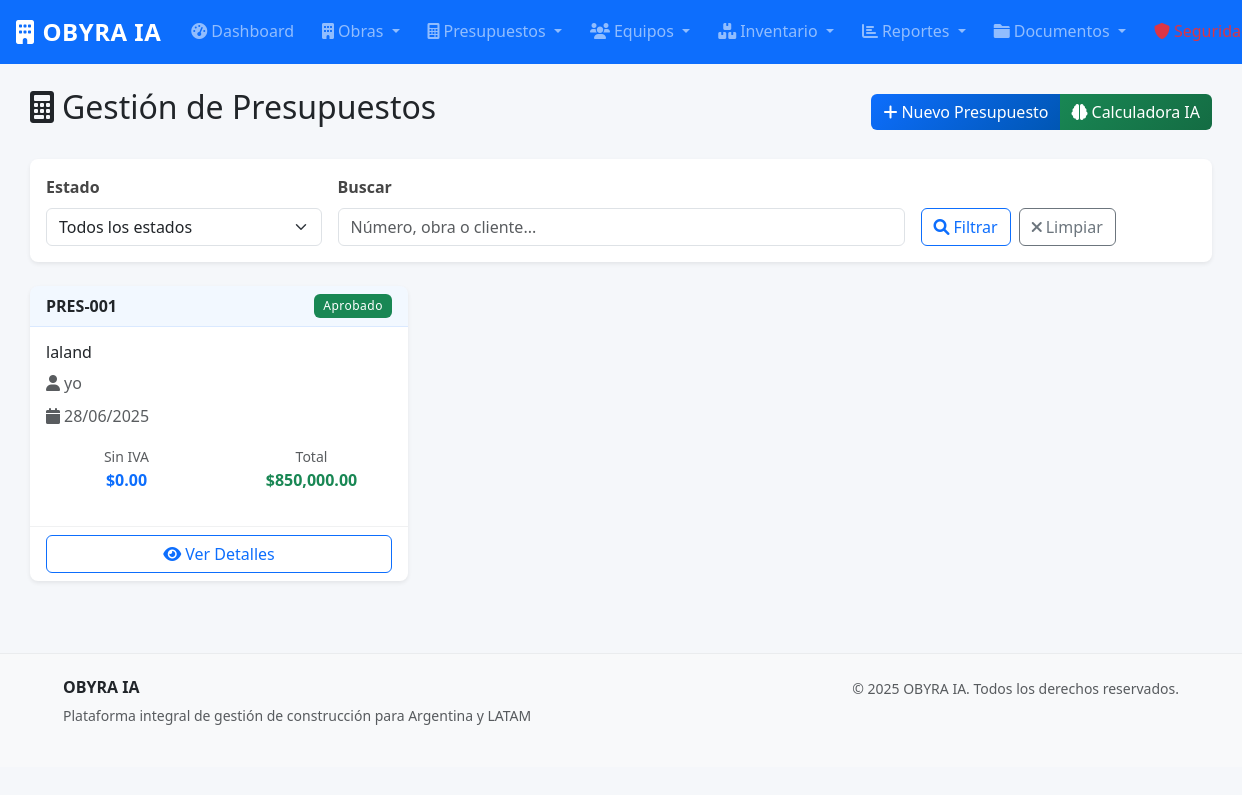
Before: /presupuestos/ (signed in) with the older database file.
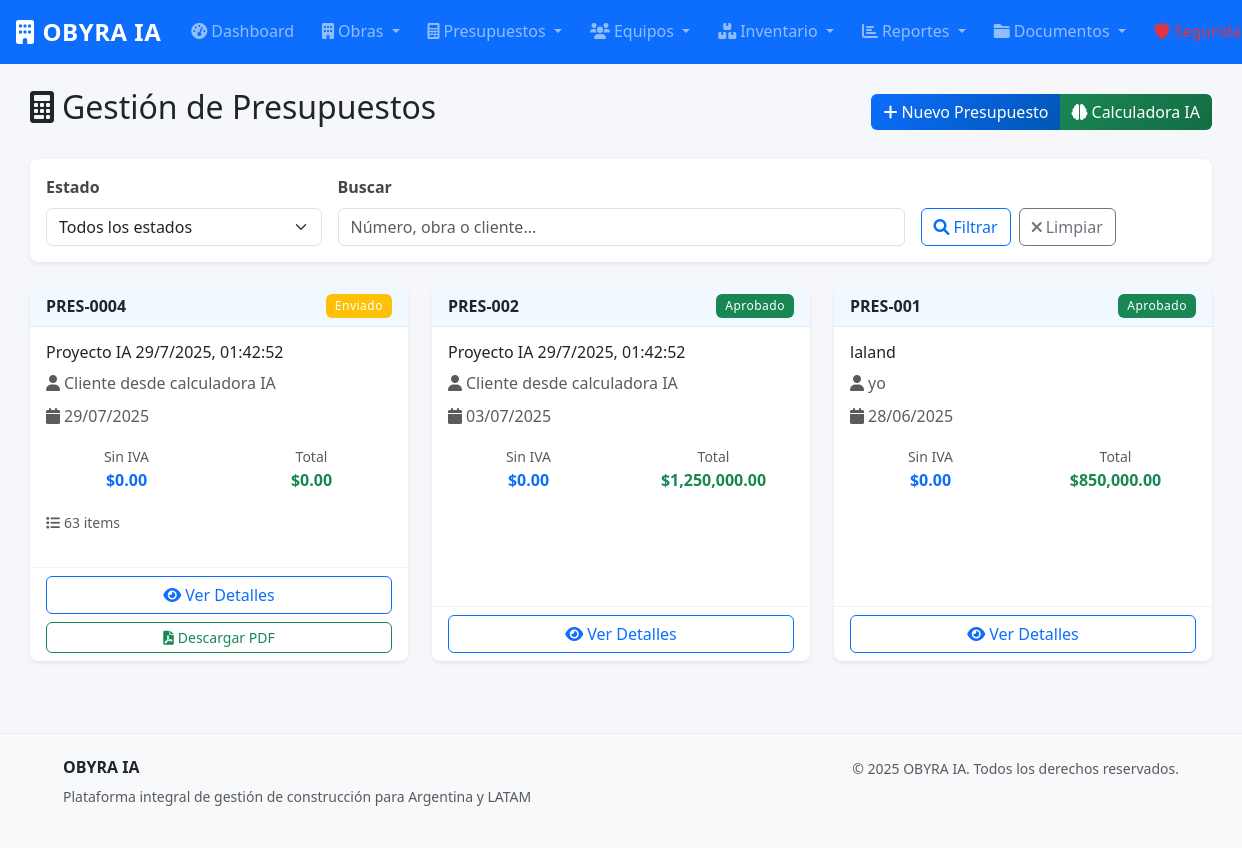
After: the same page with the newer database file.
### models.py (models this page shows, shortened)
class Presupuesto(db.Model):
    __tablename__ = 'presupuestos'
    id = db.Column(db.Integer, primary_key=True)
    obra_id = db.Column(db.Integer, db.ForeignKey('obras.id'), nullable=False)
    organizacion_id = db.Column(db.Integer, db.ForeignKey('organizaciones.id'), nullable=False)
    numero = db.Column(db.String(50), unique=True, nullable=False)
    fecha = db.Column(db.Date, default=date.today)
    estado = db.Column(db.String(20), default='borrador')  # borrador, enviado, aprobado, rechazado
    subtotal_materiales = db.Column(db.Numeric(15, 2), default=0)
    subtotal_mano_obra = db.Column(db.Numeric(15, 2), default=0)
    subtotal_equipos = db.Column(db.Numeric(15, 2), default=0)
    total_sin_iva = db.Column(db.Numeric(15, 2), default=0)
    iva_porcentaje = db.Column(db.Numeric(5, 2), default=21)
    total_con_iva = db.Column(db.Numeric(15, 2), default=0)
    observaciones = db.Column(db.Text)
    fecha_creacion = db.Column(db.DateTime, default=datetime.utcnow)
    obra = db.relationship('Obra', back_populates='presupuestos')
    organizacion = db.relationship('Organizacion', overlaps="presupuestos")
    items = db.relationship('ItemPresupuesto', back_populates='presupuesto', cascade='all, delete-orphan', lazy='dynamic')

class Obra(db.Model):
    __tablename__ = 'obras'
    id = db.Column(db.Integer, primary_key=True)
    nombre = db.Column(db.String(200), nullable=False)
    descripcion = db.Column(db.Text)
    direccion = db.Column(db.String(300))
    cliente = db.Column(db.String(200), nullable=False)
    telefono_cliente = db.Column(db.String(20))
    email_cliente = db.Column(db.String(120))
    fecha_inicio = db.Column(db.Date)
    fecha_fin_estimada = db.Column(db.Date)
    fecha_fin_real = db.Column(db.Date)
    estado = db.Column(db.String(20), default='planificacion')  # planificacion, en_curso, pausada, finalizada, cancelada
    presupuesto_total = db.Column(db.Numeric(15, 2), default=0)
    costo_real = db.Column(db.Numeric(15, 2), default=0)
    progreso = db.Column(db.Integer, default=0)  # Porcentaje de avance
    fecha_creacion = db.Column(db.DateTime, default=datetime.utcnow)
    organizacion_id = db.Column(db.Integer, db.ForeignKey('organizaciones.id'), nullable=False)
    organizacion = db.relationship('Organizacion', back_populates='obras')
    etapas = db.relationship('EtapaObra', back_populates='obra', cascade='all, delete-orphan', lazy='dynamic')
    asignaciones = db.relationship('AsignacionObra', back_populates='obra', cascade='all, delete-orphan', lazy='dynamic')
    presupuestos = db.relationship('Presupuesto', back_populates='obra', lazy='dynamic')
    uso_inventario = db.relationship('UsoInventario', back_populates='obra', lazy='dynamic')

### presupuestos.py (the view, shortened to what this page needs)
@presupuestos_bp.route('/')
@login_required
def lista():
    if not current_user.puede_acceder_modulo('presupuestos'):
        flash('No tienes permisos para acceder a este módulo.', 'danger')
        return redirect(url_for('reportes.dashboard'))
    estado = request.args.get('estado', '')
    buscar = request.args.get('buscar', '')
    query = Presupuesto.query.join(Obra)
    if estado:
        query = query.filter(Presupuesto.estado == estado)
    presupuestos = query.order_by(Presupuesto.fecha_creacion.desc()).all()
    return render_template('presupuestos/lista.html',
                         presupuestos=presupuestos,
                         estado=estado,
                         buscar=buscar)

### app.py (called while the page is built)
@login_manager.user_loader
def load_user(user_id):
    from models import Usuario
    return Usuario.query.get(int(user_id))

@app.template_filter('fecha')
def fecha_filter(fecha):
    if fecha:
        return fecha.strftime('%d/%m/%Y')
    return ''

@app.template_filter('moneda')
def moneda_filter(valor):
    if valor is None:
        return '$0'
    return f'${valor:,.2f}'

@app.template_filter('estado_badge')
def estado_badge_filter(estado):
    badges = {
        'activo': 'bg-success',
        'inactivo': 'bg-secondary',
        'borrador': 'bg-secondary',
        'enviado': 'bg-warning',
        'aprobado': 'bg-success',
        'rechazado': 'bg-danger',
        'planificacion': 'bg-secondary',
        'en_progreso': 'bg-primary',
        'pausada': 'bg-warning',
        'finalizada': 'bg-success',
        'cancelada': 'bg-danger'
    }
    return badges.get(estado, 'bg-secondary')

### templates/presupuestos/lista.html (shortened to what the changed rows need)
{% extends "base.html" %}
{% block content %}
<div class="container-fluid mt-4">
    <div class="row">
        <div class="col-12">
            <div class="d-flex justify-content-between align-items-center mb-4">
                <h2><i class="fas fa-calculator me-2"></i>Gestión de Presupuestos</h2>
            </div>
        </div>
    </div>
    <div class="row">
        {% if presupuestos %}
            {% for presupuesto in presupuestos %}
            <div class="col-lg-6 col-xl-4 mb-4">
                <div class="card h-100 shadow-sm">
                    <div class="card-header d-flex justify-content-between align-items-center">
                        <h6 class="mb-0 fw-bold">{{ presupuesto.numero }}</h6>
                        <span class="badge {{ presupuesto.estado|estado_badge }}">
                            {{ presupuesto.estado.title() }}
                        </span>
                    </div>
                    <div class="card-body">
                        <h6 class="card-title">{{ presupuesto.obra.nombre }}</h6>
                        <p class="text-muted mb-2">
                            <i class="fas fa-user me-1"></i>{{ presupuesto.obra.cliente }}
                        </p>
                        <p class="text-muted mb-3">
                            <i class="fas fa-calendar me-1"></i>{{ presupuesto.fecha|fecha }}
                        </p>
                        <div class="row text-center mb-3">
                            <div class="col-6">
                                <small class="text-muted d-block">Sin IVA</small>
                                <strong class="text-primary">{{ presupuesto.total_sin_iva|moneda }}</strong>
                            </div>
                            <div class="col-6">
                                <small class="text-muted d-block">Total</small>
                                <strong class="text-success">{{ presupuesto.total_con_iva|moneda }}</strong>
                            </div>
                        </div>
                        {% if presupuesto.items.count() > 0 %}
                        <div class="mb-3">
                            <small class="text-muted">
                                <i class="fas fa-list me-1"></i>{{ presupuesto.items.count() }} items
                            </small>
                        </div>
                        {% endif %}
                    </div>
                    <div class="card-footer bg-transparent">
                        <div class="d-grid gap-2">
                            <a href="{{ url_for('presupuestos.detalle', id=presupuesto.id) }}"
                               class="btn btn-outline-primary">
                                <i class="fas fa-eye me-1"></i>Ver Detalles
                            </a>
                            {% if presupuesto.items.count() > 0 %}
                            <a href="{{ url_for('presupuestos.generar_pdf', id=presupuesto.id) }}"
                               class="btn btn-outline-success btn-sm" target="_blank">
                                <i class="fas fa-file-pdf me-1"></i>Descargar PDF
                            </a>
                            {% endif %}
                        </div>
                    </div>
                </div>
            </div>
            {% endfor %}
        {% endif %}
    </div>
</div>
{% endblock %}

Changed rows visible on the page:
added Presupuesto: numero "PRES-0004", estado "Enviado", obra.nombre "Proyecto IA 29/7/2025, 01:42:52", obra.cliente "Cliente desde calculadora IA", fecha|fecha "29/07/2025", total_sin_iva|moneda "$0.00", total_con_iva|moneda "$0.00", items.count "63"
now on this page (row unchanged): Presupuesto: numero "PRES-002", estado "Aprobado", obra.nombre "Proyecto IA 29/7/2025, 01:42:52", obra.cliente "Cliente desde calculadora IA", fecha|fecha "03/07/2025", total_sin_iva|moneda "$0.00", total_con_iva|moneda "$1,250,000.00"
